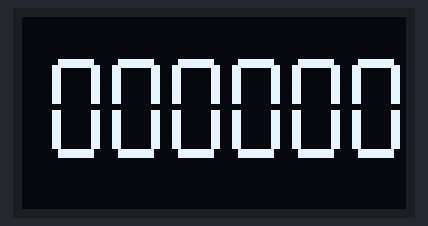
The program below on a simulated MicroPython board. Parts: 128×64 one-colour display.

Above: at 0.18 s.
At 5.12 s:
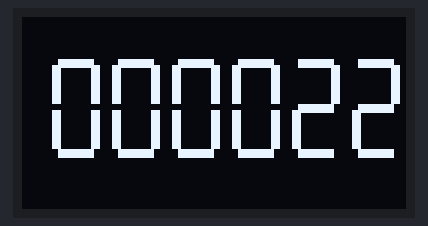
At 10.06 s:
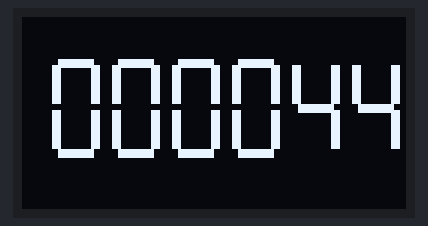
At 19.95 s:
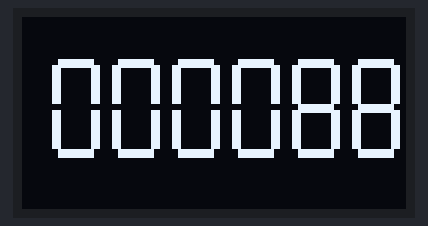
At 29.83 s:
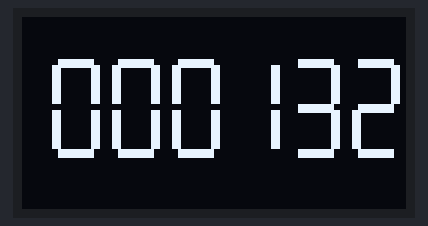
At 39.7 s:
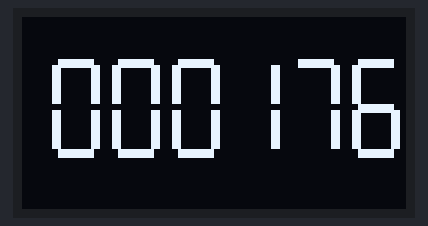

The program:

setup_oled_and_call.py
```python
from oled_numbers import draw_number
from machine import Pin, SoftI2C
import ssd1306
import time


i2c = SoftI2C(scl=Pin(7), sda=Pin(6))
oled = ssd1306.SSD1306_I2C(128, 64, i2c)

draw_number(oled, 5000)   #passing the oled object as a function argument

count = 0

while True:
    draw_number(oled, count)
    count += 1
    time.sleep(0.2)
```

oled_numbers.py
```python
# from machine import Pin, SoftI2C
# import ssd1306
import time

# ---------- I2C Setup ----------

# i2c = SoftI2C(scl=Pin(7), sda=Pin(6))
# oled = ssd1306.SSD1306_I2C(128, 64, i2c)


# ---------- Large Digit Font (16x32) ----------
# Each digit is drawn using rectangles

def draw_digit(oled, digit, x, y):

    seg = {
        "a": (x+2,  y,    12, 3),
        "b": (x+13, y+2,   3, 13),
        "c": (x+13, y+17,  3, 13),
        "d": (x+2,  y+30, 12, 3),
        "e": (x,    y+17,  3, 13),
        "f": (x,    y+2,   3, 13),
        "g": (x+2,  y+15, 12, 3),
    }

    digits = {
        "0": "abcfed",
        "1": "bc",
        "2": "abged",
        "3": "abgcd",
        "4": "fgbc",
        "5": "afgcd",
        "6": "afgecd",
        "7": "abc",
        "8": "abcdefg",
        "9": "abfgcd",
    }

    for s in digits[str(digit)]:
        oled.fill_rect(*seg[s], 1)


def draw_number(oled, number):

    oled.fill(0)

    num_str = "{:06d}".format(number)

    start_x = 10   # center on screen
    y = 14

    for i, d in enumerate(num_str):
        draw_digit(oled, d, start_x + i*20, y)

    oled.show()


# ---------- Demo Counter ----------
count = 0

# while True:
#     draw_number(oled, count)
#     count += 1
#     time.sleep(0.2)
```
